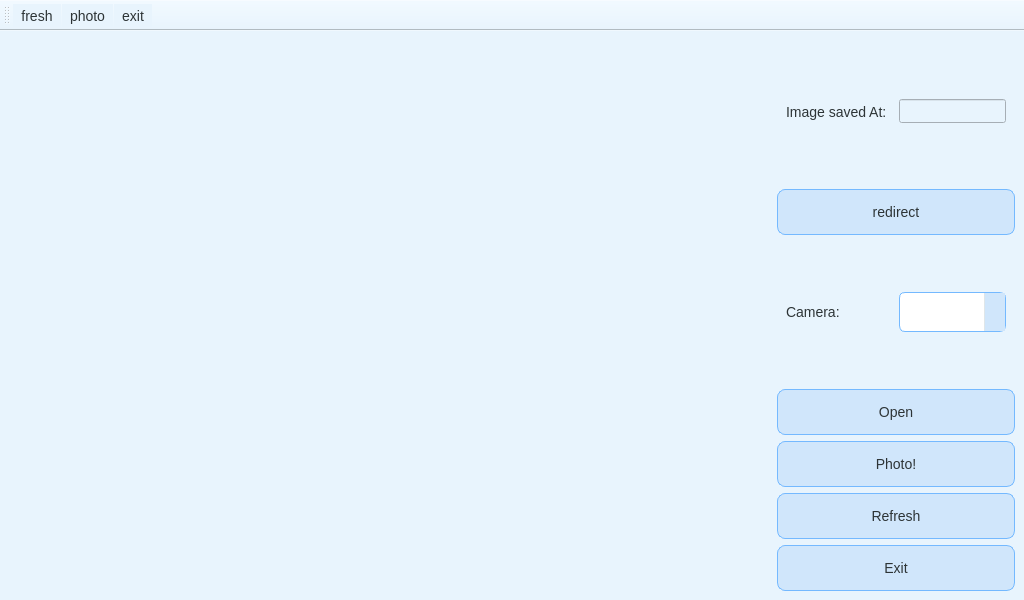
<?xml version="1.0" encoding="UTF-8"?>
<ui version="4.0">
 <class>CameraWindow</class>
 <widget class="QMainWindow" name="CameraWindow">
  <property name="geometry">
   <rect>
    <x>0</x>
    <y>0</y>
    <width>1024</width>
    <height>600</height>
   </rect>
  </property>
  <property name="windowTitle">
   <string>CameraWindow</string>
  </property>
  <property name="styleSheet">
   <string notr="true">/* 整体背景和字体 */
QWidget {
    background-color: #e8f4fd;
    font-family: &quot;Segoe UI&quot;, &quot;Microsoft YaHei&quot;;
    font-size: 14px;
    color: #2d3436;
}

/* 下拉框样式 */
QComboBox {
    background-color: #ffffff;
    border: 1px solid #74b9ff;
    border-radius: 6px;
    padding: 4px 8px;
    min-height: 30px;
}

QComboBox:hover {
    border: 1px solid #0984e3;
}

QComboBox::drop-down {
    subcontrol-origin: padding;
    subcontrol-position: top right;
    width: 20px;
    border-left: 1px solid #dfe6e9;
    background: #d0e6fb;
}

QComboBox QAbstractItemView {
    background: #ffffff;
    border: 1px solid #74b9ff;
    selection-background-color: #74b9ff;
    selection-color: #ffffff;
}

/* 按钮样式 */
QPushButton {
    background-color: #d0e6fb;
    border: 1px solid #74b9ff;
    border-radius: 8px;
    padding: 6px 12px;
    min-height: 32px;
}

QPushButton:hover {
    background-color: #a2d2ff;
    border: 1px solid #0984e3;
}

QPushButton:pressed {
    background-color: #74b9ff;
    color: white;
}

/* 视频显示窗口边框 */
QVideoWidget {
    border: 2px solid #74b9ff;
    border-radius: 6px;
    background-color: black;
}
</string>
  </property>
  <widget class="QWidget" name="centralwidget">
   <layout class="QHBoxLayout" name="horizontalLayout" stretch="3,1">
    <property name="spacing">
     <number>0</number>
    </property>
    <property name="leftMargin">
     <number>0</number>
    </property>
    <property name="topMargin">
     <number>0</number>
    </property>
    <property name="rightMargin">
     <number>0</number>
    </property>
    <property name="bottomMargin">
     <number>0</number>
    </property>
    <item>
     <widget class="CameraDisplayWidget" name="camera_display_widget" native="true"/>
    </item>
    <item>
     <widget class="QWidget" name="widget_2" native="true">
      <layout class="QVBoxLayout" name="verticalLayout_2">
       <property name="spacing">
        <number>0</number>
       </property>
       <property name="leftMargin">
        <number>0</number>
       </property>
       <property name="topMargin">
        <number>0</number>
       </property>
       <property name="rightMargin">
        <number>0</number>
       </property>
       <property name="bottomMargin">
        <number>0</number>
       </property>
       <item>
        <widget class="QWidget" name="widget_3" native="true">
         <layout class="QVBoxLayout" name="verticalLayout_3">
          <item>
           <widget class="QWidget" name="save_widget" native="true">
            <layout class="QHBoxLayout" name="horizontalLayout_2" stretch="1,1">
             <item>
              <widget class="QLabel" name="label_2">
               <property name="text">
                <string>Image saved At:</string>
               </property>
               <property name="wordWrap">
                <bool>true</bool>
               </property>
              </widget>
             </item>
             <item>
              <widget class="QLineEdit" name="lineEdit">
               <property name="readOnly">
                <bool>true</bool>
               </property>
              </widget>
             </item>
            </layout>
           </widget>
          </item>
          <item>
           <widget class="QPushButton" name="btn_redirect">
            <property name="minimumSize">
             <size>
              <width>0</width>
              <height>46</height>
             </size>
            </property>
            <property name="text">
             <string>redirect</string>
            </property>
           </widget>
          </item>
          <item>
           <widget class="QWidget" name="camera_selector_widget" native="true">
            <layout class="QHBoxLayout" name="horizontalLayout_3">
             <item>
              <widget class="QLabel" name="label_3">
               <property name="text">
                <string>Camera:</string>
               </property>
              </widget>
             </item>
             <item>
              <widget class="QComboBox" name="comboBox">
               <property name="minimumSize">
                <size>
                 <width>0</width>
                 <height>40</height>
                </size>
               </property>
              </widget>
             </item>
            </layout>
           </widget>
          </item>
          <item>
           <widget class="QPushButton" name="btn_oppose_camera">
            <property name="minimumSize">
             <size>
              <width>0</width>
              <height>46</height>
             </size>
            </property>
            <property name="text">
             <string>Open</string>
            </property>
           </widget>
          </item>
          <item>
           <widget class="QPushButton" name="btn_capture_once">
            <property name="minimumSize">
             <size>
              <width>0</width>
              <height>46</height>
             </size>
            </property>
            <property name="text">
             <string>Photo!</string>
            </property>
           </widget>
          </item>
          <item>
           <widget class="QPushButton" name="btn_refresh">
            <property name="minimumSize">
             <size>
              <width>0</width>
              <height>46</height>
             </size>
            </property>
            <property name="text">
             <string>Refresh</string>
            </property>
           </widget>
          </item>
          <item>
           <widget class="QPushButton" name="btn_exit">
            <property name="minimumSize">
             <size>
              <width>0</width>
              <height>46</height>
             </size>
            </property>
            <property name="text">
             <string>Exit</string>
            </property>
           </widget>
          </item>
         </layout>
        </widget>
       </item>
      </layout>
     </widget>
    </item>
   </layout>
  </widget>
  <widget class="QMenuBar" name="menubar">
   <property name="geometry">
    <rect>
     <x>0</x>
     <y>0</y>
     <width>1024</width>
     <height>25</height>
    </rect>
   </property>
  </widget>
  <widget class="QToolBar" name="toolBar">
   <property name="windowTitle">
    <string>toolBar</string>
   </property>
   <property name="toolButtonStyle">
    <enum>Qt::ToolButtonStyle::ToolButtonTextUnderIcon</enum>
   </property>
   <attribute name="toolBarArea">
    <enum>TopToolBarArea</enum>
   </attribute>
   <attribute name="toolBarBreak">
    <bool>false</bool>
   </attribute>
   <addaction name="actionfresh"/>
   <addaction name="actionphoto"/>
   <addaction name="actionexit"/>
  </widget>
  <action name="actionexit">
   <property name="icon">
    <iconset resource="../sources/icons.qrc">
     <normaloff>:/icons/exit.png</normaloff>:/icons/exit.png</iconset>
   </property>
   <property name="text">
    <string>exit</string>
   </property>
   <property name="menuRole">
    <enum>QAction::MenuRole::NoRole</enum>
   </property>
  </action>
  <action name="actionfresh">
   <property name="icon">
    <iconset resource="../sources/icons.qrc">
     <normaloff>:/icons/refresh.png</normaloff>:/icons/refresh.png</iconset>
   </property>
   <property name="text">
    <string>fresh</string>
   </property>
   <property name="menuRole">
    <enum>QAction::MenuRole::NoRole</enum>
   </property>
  </action>
  <action name="actionphoto">
   <property name="icon">
    <iconset resource="../sources/icons.qrc">
     <normaloff>:/icons/capture.png</normaloff>:/icons/capture.png</iconset>
   </property>
   <property name="text">
    <string>photo</string>
   </property>
   <property name="menuRole">
    <enum>QAction::MenuRole::NoRole</enum>
   </property>
  </action>
 </widget>
 <customwidgets>
  <customwidget>
   <class>CameraDisplayWidget</class>
   <extends>QWidget</extends>
   <header>CameraDisplayWidget.h</header>
   <container>1</container>
  </customwidget>
 </customwidgets>
 <resources>
  <include location="../sources/icons.qrc"/>
 </resources>
 <connections/>
</ui>
